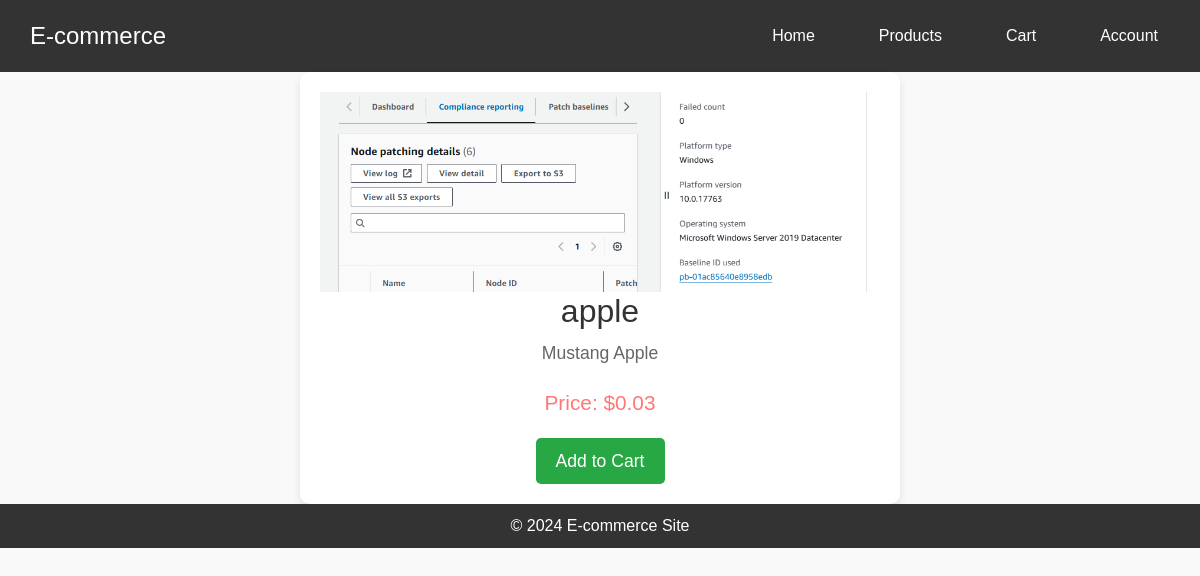
The page /products/1/ on the database its author committed.
### store/models.py (models this page shows, shortened)
class Product(models.Model):
    name = models.CharField(max_length=200)
    price = models.DecimalField(max_digits=10, decimal_places=2)
    description = models.TextField(null=True, blank=True)
    image = models.ImageField(null=True, blank=True)

### store/views.py (the view)
# urls.py: path('products/<int:product_id>/', views.product_detail, name='product_detail'),
def product_detail(request, product_id):
    product = get_object_or_404(Product, id=product_id)
    return render(request, 'store/product_detail.html', {'product': product})

### templates/store/product_detail.html (shortened to what this page needs)
{% extends 'base.html' %}
{% load static %}
{% block content %}
<div class="product-container">
    <div class="card-img-top" style="height: 200px; overflow: hidden;">
        {% if product.image %}
            <img src="{{ product.image.url }}" class="img-fluid w-100 h-100" alt="{{ product.name }}" style="object-fit: cover; transition: transform 0.5s ease-in-out;">
        {% else %}
            <img src="{% static 'img/placeholder.png' %}" class="img-fluid w-100 h-100" alt="No Image" style="object-fit: cover;">
        {% endif %}
    </div>
    <h2>{{ product.name }}</h2>
    <p class="product-description">{{ product.description }}</p>
    <p class="product-price">Price: ${{ product.price }}</p>
    <form action="{% url 'add_to_cart' product.id %}" method="post">
        <button type="submit" class="add-to-cart-btn">Add to Cart</button>
    </form>
</div>
{% endblock %}

### store/static/css/style.css (style rules this page uses)
body { font-family: Arial, sans-serif; background-color: #f4f4f4; margin: 0; padding: 0; }
body { font-family: Arial, sans-serif; background-color: #f9f9f9; margin: 0; padding: 0; }
button, .checkout-btn { background-color: #28a745; color: #fff; border: none; padding: 10px 20px; border-radius: 5px; cursor: pointer; }

### templates/base.html (style rules this page uses)
body { font-family: Arial, sans-serif; background-color: #f9f9f9; margin: 0; padding: 0; }

### templates/store/product_detail.html (style rules this page uses)
.product-container { display: flex; flex-direction: column; align-items: center; text-align: center; max-width: 600px; margin: auto; padding: 20px; background: #fff; box-shadow: 0 4px 8px rgba(0, 0, 0, 0.1); border-radius: 10px; transition: transform 0.3s ease, box-shadow 0.3s ease; }
h2 { font-size: 2em; color: #333; margin-bottom: 10px; }
.product-description { font-size: 1.1em; color: #666; line-height: 1.5; margin-bottom: 20px; }
.product-price { font-size: 1.3em; color: #f77; margin-bottom: 20px; animation: fadeIn 0.5s ease-out; }
.add-to-cart-btn { background-color: #28a745; color: #fff; border: none; padding: 10px 20px; font-size: 1.1em; cursor: pointer; border-radius: 5px; transition: background 0.3s ease, transform 0.2s ease; animation: pulse 1.5s infinite; }

### rows shown on the page
Product: image (picture), name "apple", description "Mustang Apple", price "0.03"
